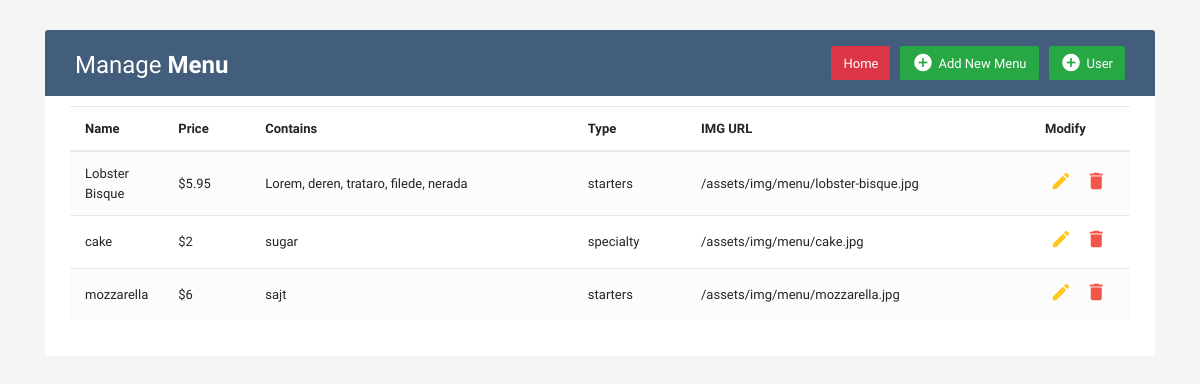
The app's page /admin/crud.php (signed in) with its own data.
### tables this page shows
CREATE TABLE IF NOT EXISTS `menu` (
  `id` int(11) NOT NULL AUTO_INCREMENT,
  `name` varchar(100) NOT NULL,
  `price` varchar(20) NOT NULL,
  `contains` text,
  `type` int(11) DEFAULT NULL,
  `img_url` text,
  PRIMARY KEY (`id`)
);

CREATE TABLE IF NOT EXISTS `menu_types` (
  `id` int(11) NOT NULL AUTO_INCREMENT,
  `type` varchar(100) DEFAULT NULL,
  PRIMARY KEY (`id`)
);

### admin/crud.php (the view, shortened to what this page needs)
<?php
require_once '../dbConnection.php';
?>
<!DOCTYPE html>
<html lang="en">
<head>
<link rel="stylesheet" href="https://stackpath.bootstrapcdn.com/bootstrap/4.5.0/css/bootstrap.min.css">
<link rel="stylesheet" href="https://maxcdn.bootstrapcdn.com/font-awesome/4.7.0/css/font-awesome.min.css">
<link rel="stylesheet" href="../assets/css/crud.css">
</head>
<body>
<div class="container-xl">
	<div class="table-responsive">
		<div class="table-wrapper">
			<div class="table-title">
				<div class="row">
					<div class="col-sm-6">
						<h2>Manage <b>Menu</b></h2>
					</div>
					<div class="col-sm-6">
                            <a href="crudUsers.php" class="btn btn-success"><i class="material-icons">&#xE147;</i> <span>User</span></a>
						<a href="#addEmployeeModal" class="btn btn-success" data-toggle="modal"><i class="material-icons">&#xE147;</i> <span>Add New Menu</span></a>
						<a href="../index.php" class="btn btn-danger"><span>Home</span></a>
					</div>
				</div>
			</div>
			<table class="table table-striped table-hover">
				<thead>
					<tr>
						<th>Name</th>
						<th>Price</th>
						<th>Contains</th>
						<th>Type</th>
						<th>IMG URL</th>
						<th>Modify</th>
					</tr>
				</thead>
				<tbody>
                <?php
                $query = "SELECT m.name, m.price, m.contains, m.img_url, m.id, mt.type FROM menu AS m LEFT JOIN menu_types AS mt ON m.type = mt.id";
                $result = mysqli_query($conn, $query);
                if (mysqli_num_rows($result) > 0) {
                    while ($row = mysqli_fetch_assoc($result)) {
                ?>
                        <tr>
                            <td><?=$row['name']?></td>
                            <td>$<?=$row['price']?></td>
                            <td><?=$row['contains']?></td>
                            <td><?=$row['type']?></td>
                            <td class="imgurl"><?=$row['img_url']?></td>
                            <td>
                                <a href="#editEmployeeModal" class="edit" data-id="<?=$row['id']?>" data-toggle="modal"><i class="material-icons" data-toggle="tooltip" title="Edit">&#xE254;</i></a>
                                <a href="#deleteEmployeeModal" class="delete" data-id="<?=$row['id']?>" data-toggle="modal"><i class="material-icons" data-toggle="tooltip" title="Delete">&#xE872;</i></a>
                            </td>
                        </tr>
                <?php
                    }
                }
                ?>
				</tbody>
		</div>
	</div>
</div>
</body>
</html>

### assets/css/crud.css (style rules this page uses)
body { color: #566787; background: #f5f5f5; font-family: 'Varela Round', sans-serif; font-size: 13px; }
.table-responsive { margin: 30px 0; }
.table-wrapper { background: #fff; padding: 20px 25px; border-radius: 3px; min-width: 1000px; box-shadow: 0 1px 1px rgba(0,0,0,.05); }
.table-title { padding-bottom: 15px; background: #435d7d; color: #fff; padding: 16px 30px; min-width: 100%; margin: -20px -25px 10px; border-radius: 3px 3px 0 0; }
.table-title h2 { margin: 5px 0 0; font-size: 24px; }
.table-title .btn { color: #fff; float: right; font-size: 13px; border: none; min-width: 50px; border-radius: 2px; border: none; outline: none !important; margin-left: 10px; }
.table-title .btn i { float: left; font-size: 21px; margin-right: 5px; }
.table-title .btn span { float: left; margin-top: 2px; }
table.table tr th, table.table tr td { border-color: #e9e9e9; padding: 12px 15px; vertical-align: middle; }
table.table tr th:first-child { width: 60px; }
table.table tr th:last-child { width: 100px; }
table.table-striped tbody tr:nth-of-type(odd) { background-color: #fcfcfc; }
table.table td:last-child i { opacity: 0.9; font-size: 22px; margin: 0 5px; }
table.table td a { font-weight: bold; color: #566787; display: inline-block; text-decoration: none; outline: none !important; }
table.table td a.edit { color: #FFC107; }
table.table td a.delete { color: #F44336; }
table.table td i { font-size: 19px; }

### records on screen
menu: name "Lobster Bisque", price "5.95", contains "Lorem, deren, trataro, filede, nerada", menu_types.type "starters", img_url "/assets/img/menu/lobster-bisque.jpg"
menu: name "cake", price "2", contains "sugar", menu_types.type "specialty", img_url "/assets/img/menu/cake.jpg"
menu: name "mozzarella", price "6", contains "sajt", menu_types.type "starters", img_url "/assets/img/menu/mozzarella.jpg"
